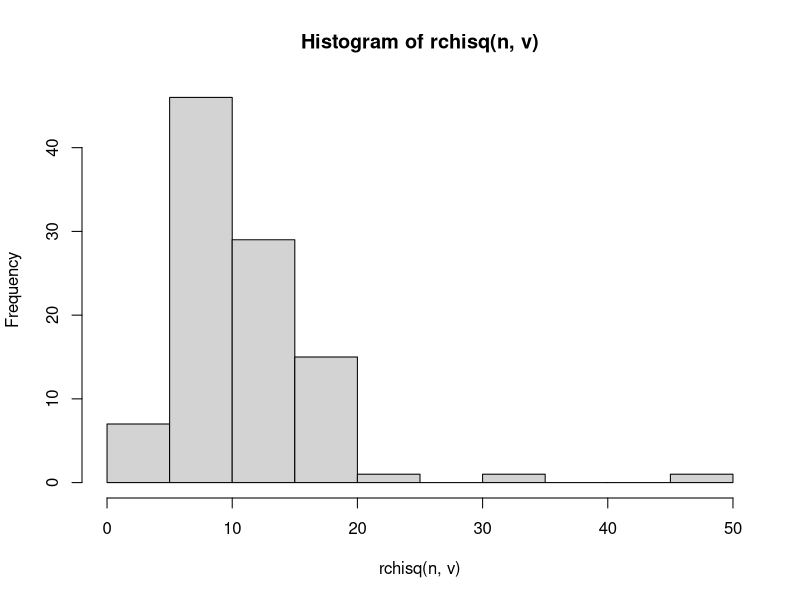

Write R code to recreate this figure. (Note: this script raises an error after producing the figure.)
#a
x <- 2
v <- 10
ans_a <- dchisq(x, v)
print(ans_a)

#b
n <- 100
hist(rchisq(n, v))

#c
rataan <- v
printf(rataan)

varian <- 2 * v
print(varian)